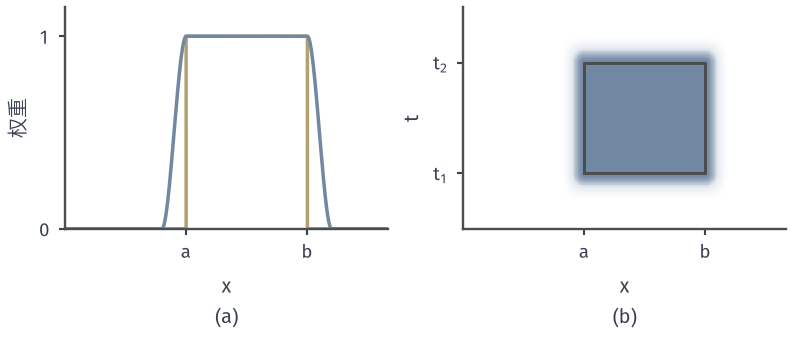

Write Python code to recreate this figure.
from pathlib import Path
import sys
ROOT = next(p for p in Path(__file__).resolve().parents if (p/'build.sh').is_file() and (p/'tex/book.tex').is_file())
sys.path.insert(0, str(ROOT/'figures/06-differential-equations/02-partial-differential-equations/matplotlib/cons-common'))
from cons_common import *
# Target: a smooth test function approximating the indicator of a space-time box; its gradient lives at the box edge.
def step(z):
    z=np.clip(z,0,1); return z*z*(3-2*z)
fig, axs = figure(width_mm=112, height_mm=48, ncols=2)
ax=axs[0]; style(ax); x=np.linspace(-.5,3.5,1000); d=.3
ax.plot(x,((x>=1)&(x<=2.5))*1.0,color=YELLOW,lw=1.4,drawstyle='steps-mid')
ax.plot(x,step((x-(1-d))/d)*step(((2.5+d)-x)/d),color=BLUE,lw=1.4)
ax.set_xticks([1,2.5],['$a$','$b$']); ax.set_yticks([0,1]); ax.set_xlim(-.5,3.5); ax.set_ylim(0,1.15); ax.set_ylabel('权重'); sub(ax,'a','$x$')
ax=axs[1]; style(ax); x=np.linspace(-.5,3.5,400); t=np.linspace(0,2.4,300); XX,TT=np.meshgrid(x,t)
P=step((XX-(1-d))/d)*step(((2.5+d)-XX)/d)*step((TT-(.6-d))/d)*step(((1.8+d)-TT)/d)
ax.pcolormesh(XX,TT,P,cmap=FIELD,vmin=0,vmax=1,shading='auto',rasterized=True)
ax.plot([1,2.5,2.5,1,1],[.6,.6,1.8,1.8,.6],color=LINE,lw=1.2)
ax.set_xticks([1,2.5],['$a$','$b$']); ax.set_yticks([.6,1.8],['$t_1$','$t_2$']); ax.set_xlim(-.5,3.5); ax.set_ylim(0,2.4); ax.set_ylabel('$t$'); sub(ax,'b','$x$')
save(fig, HERE(__file__), 'figure', {'formula':'product of smoothsteps, delta=.3'})
